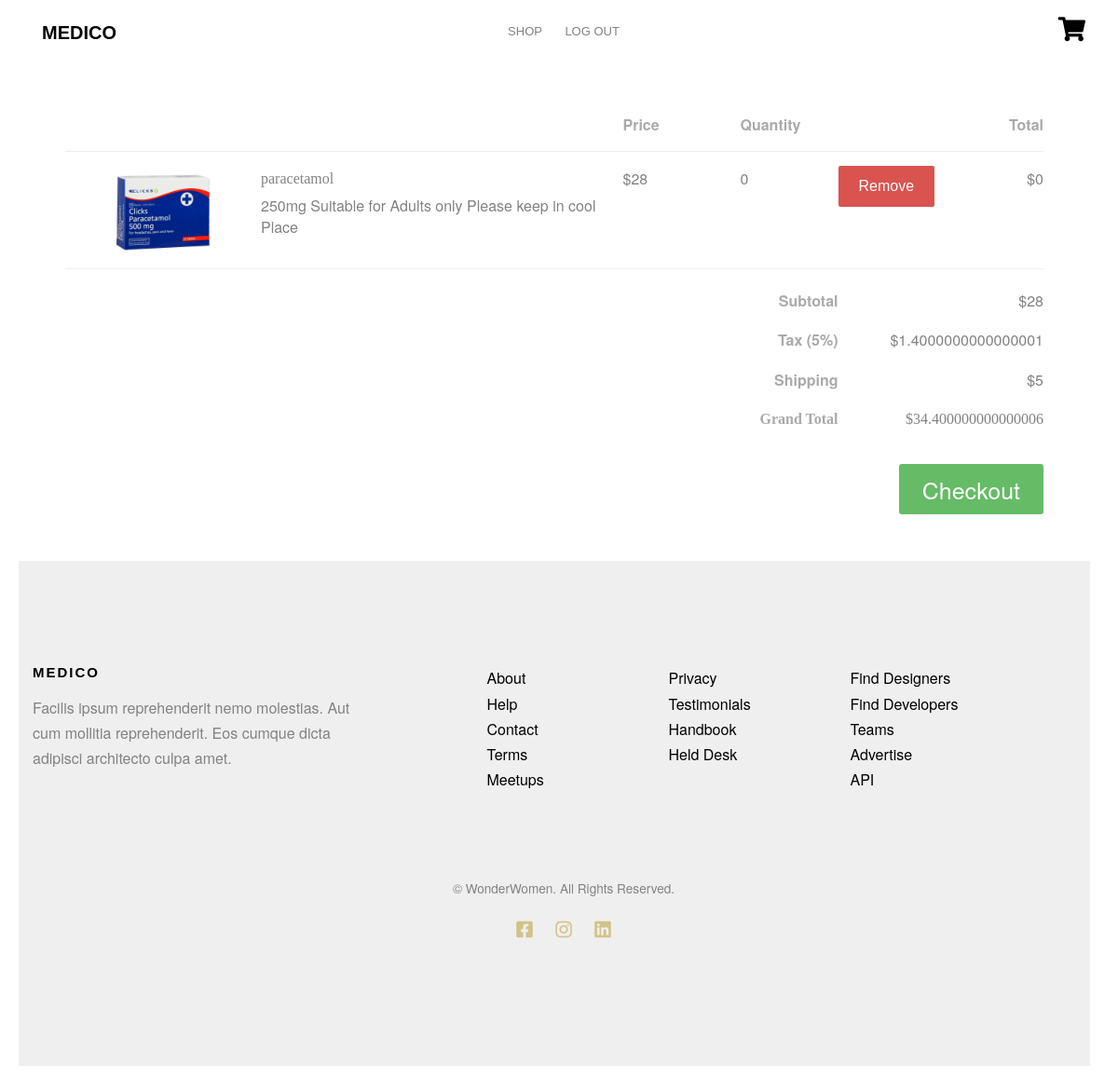
The page /accounts/cart/ (signed in) on the database as committed earlier.
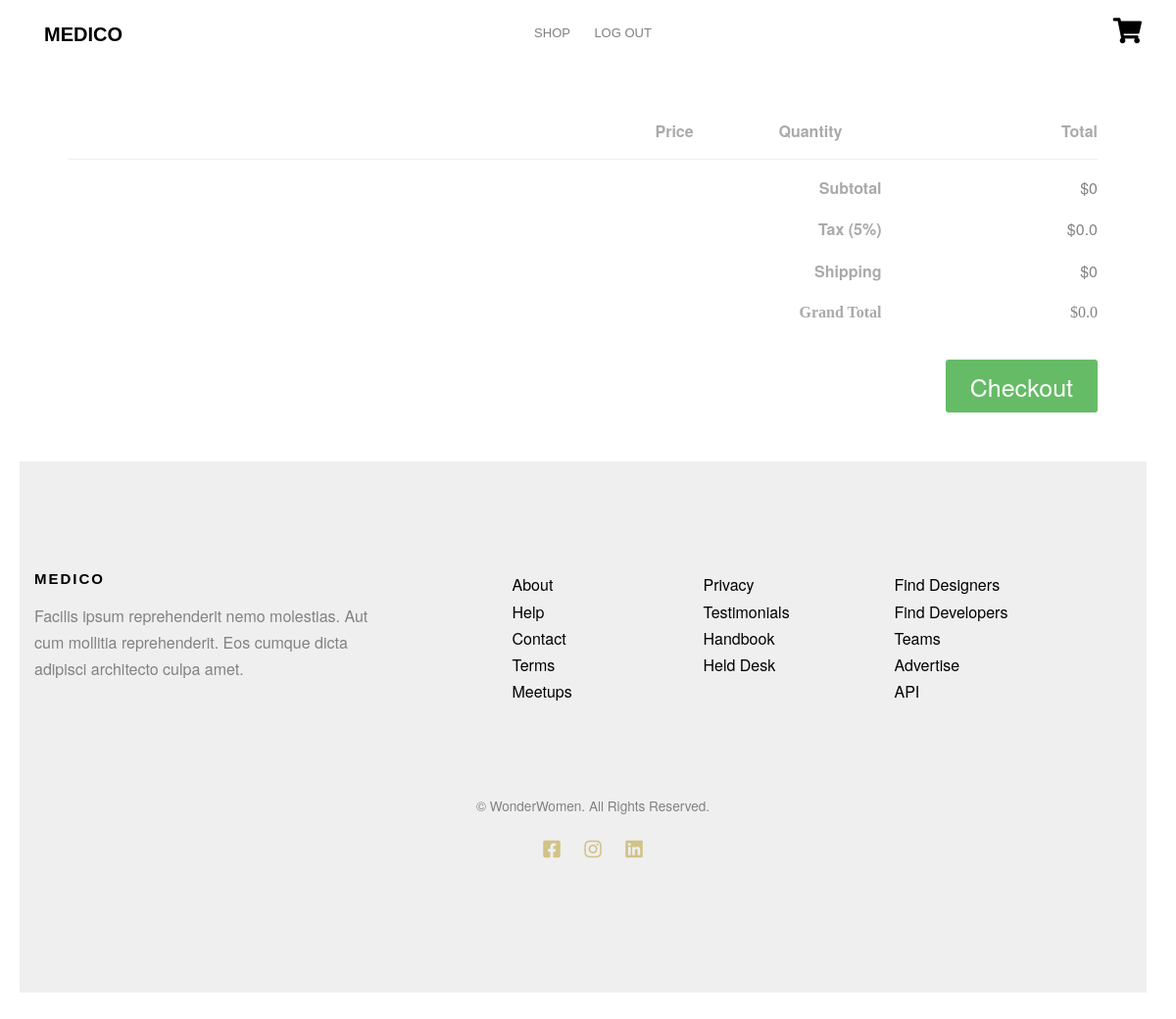
The same page on the database as committed later.
### products/models.py (models this page shows, shortened)
class Product(models.Model):
    name = models.CharField(max_length=100)
    description = models.TextField(null=True,blank=True)
    amount = models.IntegerField()
    price = models.IntegerField(default=100)
    product_img = models.ImageField(upload_to='images/',default='images/default.jpeg')
    cart = models.ForeignKey(Cart, related_name="products", on_delete=models.CASCADE,null=True,blank=True)

### accounts/views.py (the view)
# urls.py: path('cart/',views.Showcart,name='showcart'),
def Showcart(request):
    user = request.user
    try:
        cart=request.user.cart
    except:
        cart = Cart(user=request.user,price=0)
        cart.save()
    products = cart.products.all()
    price = cart.price
    products_data = []
    for product in products:
        data = {}
        data['id'] = product.id
        data['name'] = product.name
        data['description'] = product.description
        data['price'] = product.price
        data['amount'] = product.amount
        data['image'] = str(product.product_img)
        data['total'] = product.price * product.amount
        products_data.append(data)
    if price>10:
        shipping = 5
    else:
        shipping = 0
    context = {
        'products' : products_data,
        'price'    : price,
        'tax'      : price*0.05,
        'shipping' : shipping,
        'g_total'  : (price*1.05)+shipping,
    }
    return render(request,'cart.html', context)

### accounts/templates/cart.html
{% extends 'index.html' %}
{% load static %}
{% block content %}
<div class="shopping-cart" style="margin:50px">
  <div class="column-labels">
    <label class="product-image">Image</label>
    <label class="product-details">Product</label>
    <label class="product-price">Price</label>
    <label class="product-quantity">Quantity</label>
    <label class="product-removal">Remove</label>
    <label class="product-line-price">Total</label>
  </div>
  {% for product in products %}
  <div class="product">
    <div class="product-image">
      <img src="{% static product.image %}">
    </div>
    <div class="product-details">
      <div class="product-title">{{product.name}}</div>
      <p class="product-description">{{product.description}}</p>
    </div>
    <div class="product-price">{{product.price}}</div>
    <div class="product-quantity">
      {{product.amount}}
    </div>
    <div class="product-removal">
      <a class="btn btn-sm btn-danger" href="/accounts/{{product.id}}/remove-from-cart/">
        Remove
      </a>
    </div>
    <div class="product-line-price">{{ product.total }}</div>
  </div>
  {% endfor %}
  <div class="totals">
    <div class="totals-item">
      <label>Subtotal</label>
      <div class="totals-value" id="cart-subtotal">{{price}}</div>
    </div>
    <div class="totals-item">
      <label>Tax (5%)</label>
      <div class="totals-value" id="cart-tax">{{tax}}</div>
    </div>
    <div class="totals-item">
      <label>Shipping</label>
      <div class="totals-value" id="cart-shipping">{{shipping}}</div>
    </div>
    <div class="totals-item totals-item-total">
      <label>Grand Total</label>
      <div class="totals-value" id="cart-total">{{g_total}}</div>
    </div>
  </div>
      <button class="checkout">Checkout</button>
</div>
{% endblock %}

### templates/index.html (shortened to what this page needs)
{% load static %}
<!DOCTYPE HTML>
<html>
	<head>
	<link rel="stylesheet" href="https://use.fontawesome.com/releases/v5.8.1/css/all.css"
	<link rel="stylesheet" href="{% static 'css/animate.css' %}">
	<link rel="stylesheet" href="{% static 'css/icomoon.css' %}">
	<link rel="stylesheet" href="{% static 'css/bootstrap.css' %}">
	<link rel="stylesheet" href="{% static 'css/flexslider.css' %}">
	<link rel="stylesheet" href="{% static 'css/owl.carousel.min.css' %}">
	<link rel="stylesheet" href="{% static 'css/owl.theme.default.min.css' %}">
	<link rel="stylesheet" href="{% static 'css/style.css' %}">
	</head>
	<body>
	<div id="page">
	<nav class="fh5co-nav" role="navigation">
		<div class="container">
			<div class="row">
				<div class="col-md-3 col-xs-2">
					<div id="fh5co-logo"><a href="{% url 'home' %}">Medico</a></div>
				</div>
				<div class="col-md-6 col-xs-6 text-center menu-1">
					<ul>
						<li class="has-dropdown">
							<a href="{% url 'home' %}">Shop</a>
						</li>
						{% if not user.is_authenticated %}
						<li><a href="{% url 'accounts:login' %}">Log In</a></li>
						<li><a href="{% url 'accounts:signup' %}">Signup</a></li>
						<li><a href="{% url 'home' %}">Prescription</a></li>
						{% else %}
						<li><a href="{% url 'accounts:logout' %}">Log Out</a></li>
						{% endif %}
					</ul>
				</div>
				<div class="col-md-3 col-xs-4 text-right hidden-xs menu-2">
					<ul>
						{% if request.user.is_authenticated %}
						<li class="shopping-cart"><a href="/accounts/cart" class="cart"><span><i class="fas fa-2x fa-shopping-cart"></i></span></a></li>
						{% endif %}
					</ul>
				</div>
			</div>
		</div>
	</nav>
	{% block content %}{% endblock %}
	<footer id="fh5co-footer" role="contentinfo">
		<div class="container">
			<div class="row row-pb-md">
				<div class="col-md-4 fh5co-widget">
					<h3>Medico</h3>
					<p>Facilis ipsum reprehenderit nemo molestias. Aut cum mollitia reprehenderit. Eos cumque dicta adipisci architecto culpa amet.</p>
				</div>
				<div class="col-md-2 col-sm-4 col-xs-6 col-md-push-1">
					<ul class="fh5co-footer-links">
						<li><a href="#">About</a></li>
						<li><a href="#">Help</a></li>
						<li><a href="#">Contact</a></li>
						<li><a href="#">Terms</a></li>
						<li><a href="#">Meetups</a></li>
					</ul>
				</div>
				<div class="col-md-2 col-sm-4 col-xs-6 col-md-push-1">
					<ul class="fh5co-footer-links">
						<li><a href="#">Privacy</a></li>
						<li><a href="#">Testimonials</a></li>
						<li><a href="#">Handbook</a></li>
						<li><a href="#">Held Desk</a></li>
					</ul>
				</div>
				<div class="col-md-2 col-sm-4 col-xs-6 col-md-push-1">
					<ul class="fh5co-footer-links">
						<li><a href="#">Find Designers</a></li>
						<li><a href="#">Find Developers</a></li>
						<li><a href="#">Teams</a></li>
						<li><a href="#">Advertise</a></li>
						<li><a href="#">API</a></li>
					</ul>
				</div>
			</div>
			<div class="row copyright">
				<div class="col-md-12 text-center">
					<p>
						<small class="block">&copy; WonderWomen. All Rights Reserved.</small>
					</p>
					<p>
						<ul class="fh5co-social-icons">
							<li><a href="#"><i class="fab fa-4x fa-facebook-square"></i></a></li>
							<li><a href="#"><i class="fab fa-4x fa-instagram"></i></a></li>
							<li><a href="#"><i class="fab fa-4x fa-linkedin"></i></a></li>
						</ul>
					</p>
				</div>
			</div>
		</div>
	</footer>
	</div>
	</body>
</html>

Rows that differ between the two databases and show on the page:
no longer on this page (row edited): Product: name "paracetamol", description "250mg Suitable for Adults only Please keep in cool Place", price "28", amount "0", total "0"
Other text that changed with them:
{{ price }}: "28" → "0"
{{ tax }}: "1.4000000000000001" → "0.0"
{{ shipping }}: "5" → "0"
{{ g_total }}: "34.400000000000006" → "0.0"
